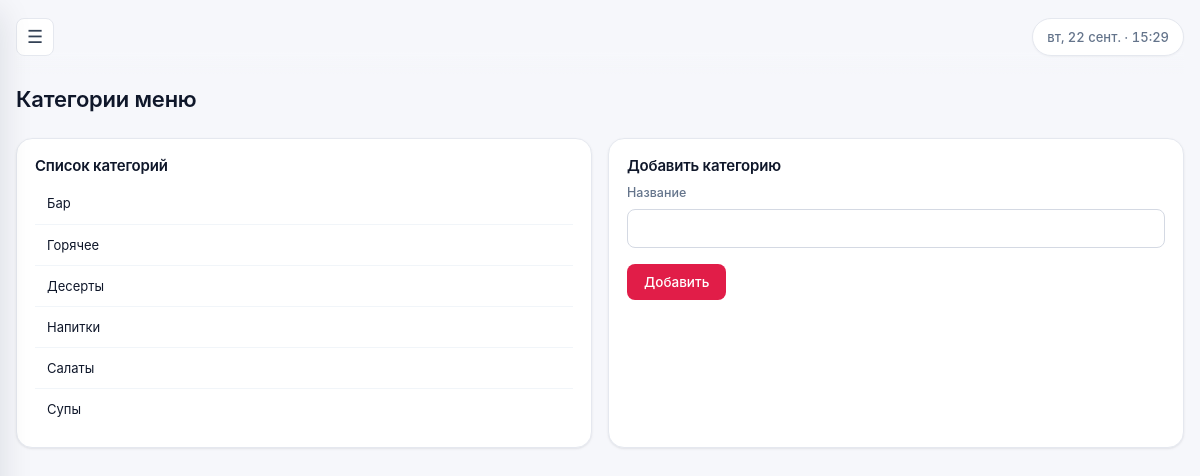
Page /dishes/categories (signed in) on the committed database.
### tables this page shows
CREATE TABLE categories (
    id INTEGER PRIMARY KEY AUTOINCREMENT,
    name TEXT UNIQUE NOT NULL
);

### app.py (the view, shortened to what this page needs)
@dishes.route("/categories", methods=("GET", "POST"))
@roles_required("cook")
def categories():
    db = get_db()
    rows = db.execute("SELECT * FROM categories ORDER BY name").fetchall()
    return render_template("dishes/categories.html", categories=rows)

### app.py (called while the page is built)
def get_db():
    if "db" not in g:
        g.db = sqlite3.connect(
            Config.DATABASE,
            detect_types=sqlite3.PARSE_DECLTYPES,
        )
        g.db.row_factory = sqlite3.Row
        g.db.execute("PRAGMA foreign_keys = ON")
    return g.db

def roles_required(*roles):
    def decorator(view):
        @functools.wraps(view)
        def wrapped(*args, **kwargs):
            if g.user is None:
                return redirect(url_for("auth.login", next=request.path))
            if g.user["role"] not in roles and g.user["role"] != "admin":
                flash("Недостаточно прав для выполнения этого действия.", "error")
                return redirect(url_for("index"))
            return view(*args, **kwargs)
        return wrapped
    return decorator

@auth.before_app_request
def load_logged_in_user():
    user_id = session.get("user_id")
    if user_id is None:
        g.user = None
        return
    db = get_db()
    g.user = db.execute(
        "SELECT * FROM users WHERE id = ? AND is_active = 1", (user_id,)
    ).fetchone()
    if g.user is None:
        session.clear()

### templates/dishes/categories.html (shortened to what this page needs)
{% extends "base.html" %}
{% block content %}
<div class="page-header"><h1>Категории меню</h1></div>
<div class="grid grid--2">
    <div class="card">
        <h3 class="mt-0">Список категорий</h3>
        <table>
            <tbody>
            {% for c in categories %}<tr><td>{{ c['name'] }}</td></tr>{% else %}<tr><td class="empty-state">Категорий нет</td></tr>{% endfor %}
            </tbody>
        </table>
    </div>
    <div class="card">
        <h3 class="mt-0">Добавить категорию</h3>
        <form method="post">
            <div class="field"><label for="name">Название</label><input type="text" id="name" name="name" required></div>
            <button class="btn" type="submit">Добавить</button>
        </form>
    </div>
</div>
{% endblock %}

### static/css/style.css (style rules this page uses)
*, *::before, *::after { box-sizing: border-box; }
html, body { margin: 0; padding: 0; min-height: 100%; }
body { font-family: var(--font-main); font-size: 14.5px; line-height: 1.55; color: var(--ink); background: var(--bg); -webkit-font-smoothing: antialiased; text-rendering: optimizeLegibility; }
h1, h2, h3, h4 { margin: 0 0 8px; font-weight: 600; line-height: 1.25; letter-spacing: -.2px; }
h1 { font-size: 22px; }
h3 { font-size: 15px; }
.mt-0 { margin-top: 0; }
* { scrollbar-width: thin; scrollbar-color: var(--border-strong) transparent; }
.page-header { display: flex; justify-content: space-between; align-items: flex-end; gap: 16px; margin: 12px 0 24px; flex-wrap: wrap; }
.page-header h1 { margin: 0; }
.card { background: var(--surface); border: 1px solid var(--border); border-radius: var(--radius-lg); padding: 22px 24px; margin-bottom: 18px; box-shadow: var(--shadow-sm); transition: box-shadow var(--t); }
.card h2, .card h3 { margin-top: 0; }
.grid { display: grid; gap: 16px; }
.grid--2 { grid-template-columns: repeat(auto-fit, minmax(320px, 1fr)); }
.btn { display: inline-flex; align-items: center; justify-content: center; gap: 6px; padding: 9px 16px; font: inherit; font-size: 13.5px; font-weight: 500; line-height: 1.2; border: 1px solid transparent; border-radius: var(--radius-sm); background: var(--brand); color: #fff; cursor: pointer; transition: background var(--t-fast), border-color var(--t-fast), color var(--t-fast), transform .05s, box-shadow var(--t-fast); white-space: nowrap; user-select: none; position: relative; }
label { display: block; font-size: 12.5px; font-weight: 500; color: var(--muted); margin-bottom: 6px; }
input, select, textarea { width: 100%; padding: 10px 12px; border: 1px solid var(--border-strong); border-radius: var(--radius-sm); font-family: inherit; font-size: 14px; color: var(--ink); background: var(--surface); transition: border-color var(--t-fast), box-shadow var(--t-fast); }
input::placeholder, textarea::placeholder { color: var(--muted-2); }
.field { margin-bottom: 16px; }
table, .data-table { width: 100%; border-collapse: separate; border-spacing: 0; font-size: 13.5px; }
.data-table tbody td, .card > table td { padding: 13px 16px; vertical-align: middle; border-bottom: 1px solid var(--surface-3); color: var(--ink); }
.data-table tbody tr:last-child td, .card > table tr:last-child td { border-bottom: none; }
.data-table tbody tr, .card > table tbody tr { transition: background var(--t-fast); }
.page-header { align-items: flex-start; }
.data-table, .card > table { font-size: 13px; }
.data-table thead th, .card > table th, .data-table tbody td, .card > table td { padding: 10px 12px; }
.card { padding: 18px; }

### static/css/variables.css (style rules this page uses)
:root { --brand: #e11d48; --brand-hover: #be123c; --brand-soft: #fef2f4; --ink: #0f172a; --ink-2: #334155; --muted: #64748b; --muted-2: #94a3b8; --bg: #f6f7fb; --surface: #ffffff; --surface-2: #fafbfd; --surface-3: #f1f5f9; --border: #e5e8ef; --border-strong: #d4d9e3; --success: #16a34a; --success-bg: #e8f7ee; --warning: #d97706; --warning-bg: #fef3d8; --danger: #dc2626; --danger-bg: #fdecec; --info: #2563eb; --info-bg: #e8effd; --sidebar-bg: #0f172a; --sidebar-bg-2: #1a2438; --sidebar-ink: #cbd5e1; --sidebar-ink-2: #94a3b8; --sidebar-line: #1e293b; --radius-sm: 8px; --radius: 12px; --radius-lg: 16px; --shadow-xs: 0 1px 2px rgba(15, 23, 42, .04); --shadow-sm: 0 1px 3px rgba(15, 23, 42, .06), 0 1px 2px rgba(15, 23, 42, .04); --shadow-md: 0 4px 12px rgba(15, 23, 42, .08), 0 2px 4px rgba(15, 23, 42, .04); --shadow-lg: 0 12px 32px rgba(15, 23, 42, .12); --font-main: "Inter", "Segoe UI", Roboto, "Helvetica Neue", Arial, sans-serif; --font-mono: "JetBrains Mono", "Consolas", "Menlo", monospace; --t-fast: .12s ease; --t: .2s ease; --t-slow: .32s cubic-bezier(.4, 0, .2, 1); }

### rows in the picture
categories: name "Бар"
categories: name "Горячее"
categories: name "Десерты"
categories: name "Напитки"
categories: name "Салаты"
categories: name "Супы"
